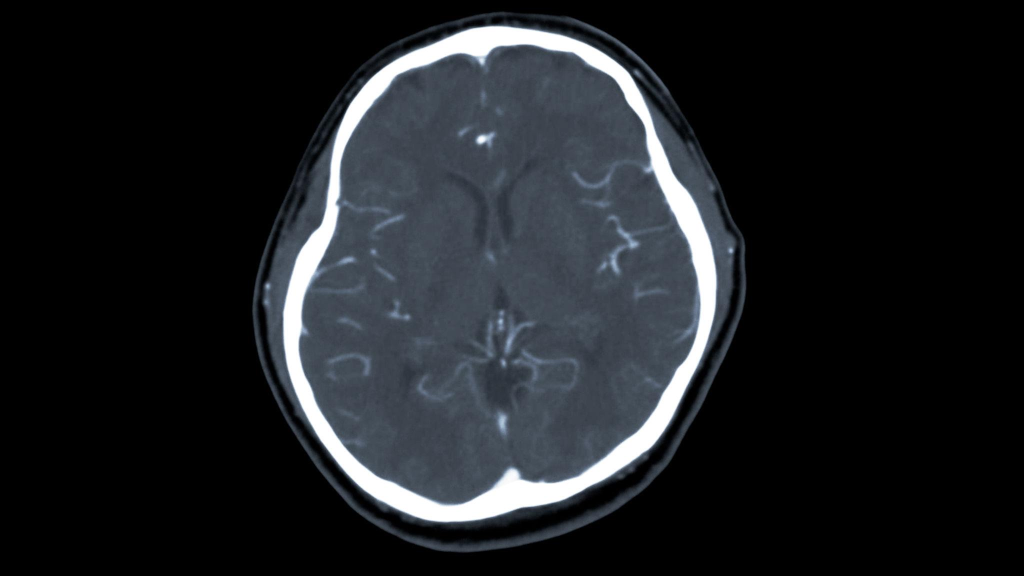
#> input picture medical_image_sorter/dataset/test/ct/1bfc84da53e827d3b9074401c3217f54eb7c55feb5b90a1e8e1d13a018c477d5.jpeg, 2048 x 1152 px (shown at 1/2 size)
$ python -i utils.py   (imports and definitions only)
#> lines starting #> are read from the running program, lines starting #| are printed output that depends on the picture
import os
import logging
import cv2

# Project root is two levels up from this file (src/utils.py → medical_image_sorter/)
_PROJECT_ROOT = os.path.dirname(os.path.dirname(os.path.abspath(__file__)))


def setup_logger(name, log_file="system.log", level=logging.INFO):
    """
    Configure a logger with file + console output.

    Security note (VULN-16 fix): The formatter intentionally omits the
    %(pathname)s and %(filename)s tokens.  Callers must NOT include raw file
    system paths or patient-identifiable filenames in log messages.
    """
    # Resolve relative log paths against the project root, not the shell CWD
    if not os.path.isabs(log_file):
        log_file = os.path.join(_PROJECT_ROOT, log_file)
    formatter = logging.Formatter(
        "%(asctime)s [%(name)s] %(levelname)s: %(message)s"
    )
    logger = logging.getLogger(name)
    logger.setLevel(level)
    logger.propagate = False
    if not logger.handlers:
        fh = logging.FileHandler(log_file)
        fh.setFormatter(formatter)
        logger.addHandler(fh)
        ch = logging.StreamHandler()
        ch.setFormatter(formatter)
        logger.addHandler(ch)
    return logger


def preprocess_image(image_path, target_size=(224, 224)):
    """Read, convert to RGB float32, and resize an image for MobileNetV2."""
#> called with target_size = (224, 224)
    logger = logging.getLogger("utils")
    try:
        img = cv2.imread(image_path)
#> img is the input picture: shape (1152, 2048, 3); mean B, G, R 34.8, 31.6, 29.1
        if img is None:
            raise ValueError("Cannot read image — file may be corrupt or unsupported.")
        if len(img.shape) == 2 or img.shape[2] == 1:
            img = cv2.cvtColor(img, cv2.COLOR_GRAY2BGR)
        img = cv2.cvtColor(img, cv2.COLOR_BGR2RGB)
        img = cv2.resize(img, target_size)
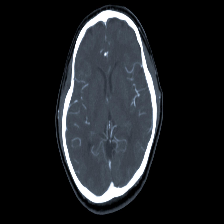
#> img: shape (224, 224, 3); mean R, G, B 29.1, 31.6, 34.8
        return img.astype("float32")
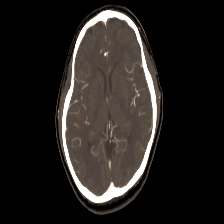
#> returned value: shape (224, 224, 3) float32; mean of channels 0, 1, 2 29.1, 31.6, 34.8; drawn as B, G, R
    except Exception as e:
        # VULN-16 FIX: log a generic message — do not include the file path
        logger.error("Image preprocessing failed: %s", type(e).__name__)
        return None

>>> result = preprocess_image('../dataset/test/ct/1bfc84da53e827d3b9074401c3217f54eb7c55feb5b90a1e8e1d13a018c477d5.jpeg')

$ run again, on medical_image_sorter/dataset/test/ct/51545e1594fe05a23fb08c63feef1ec6c1aa2fbfc4fdd63bbc1765957c7e24d6.jpeg
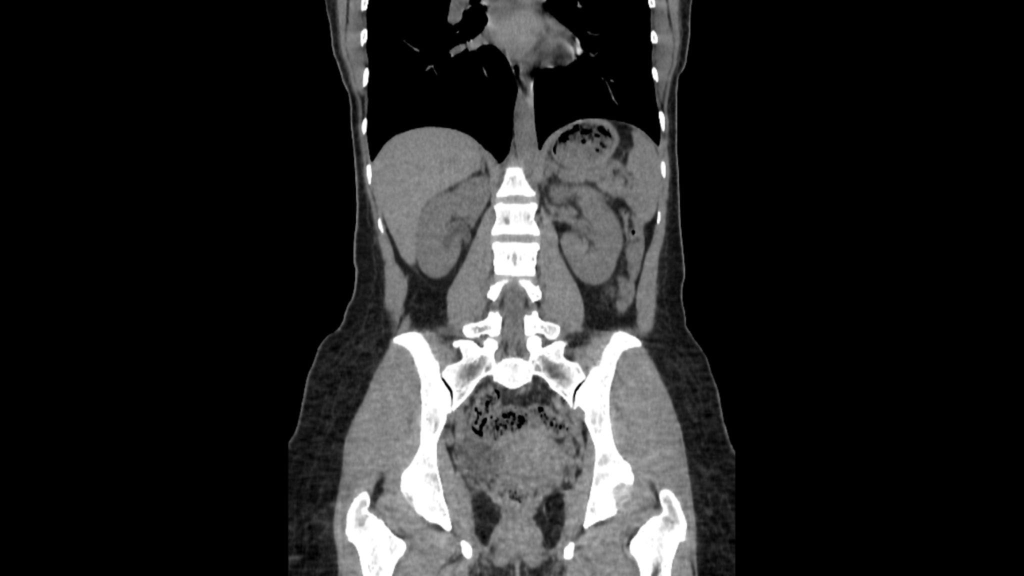
#> input picture medical_image_sorter/dataset/test/ct/51545e1594fe05a23fb08c63feef1ec6c1aa2fbfc4fdd63bbc1765957c7e24d6.jpeg, 2048 x 1152 px (shown at 1/2 size)
#> in preprocess_image, img is the input picture: shape (1152, 2048, 3); min 0, max 255, mean 36.6
#> in preprocess_image, `img = cv2.resize(img, target_size)`:
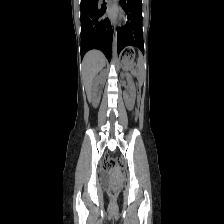
#> img: shape (224, 224, 3); min 0, max 255, mean 36.5

$ run again, on medical_image_sorter/dataset/test/ct/74e95084ef28f43d35c9311d58f59022a952f2006cc7266f9b90eff52d0ea339.jpeg
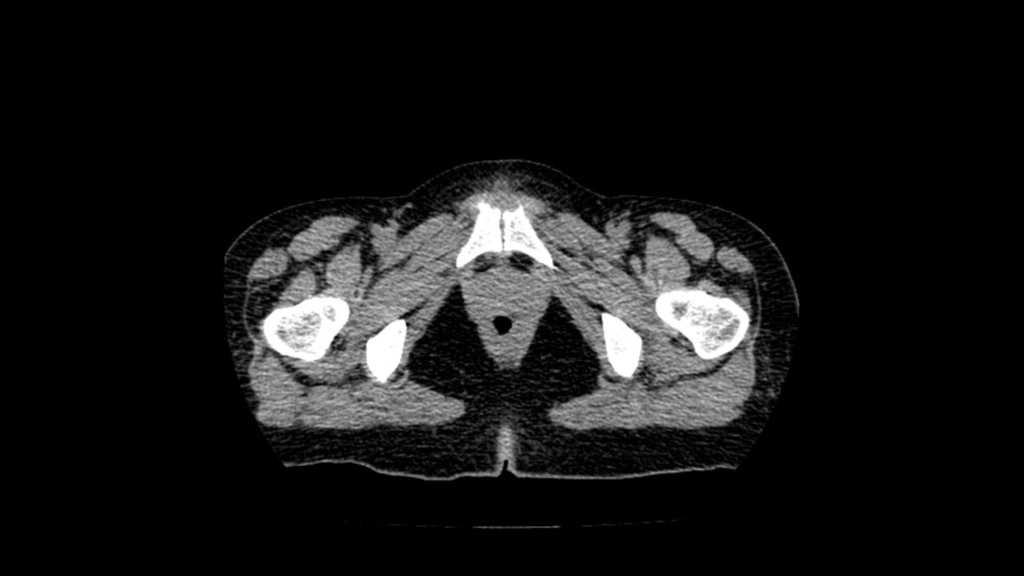
#> input picture medical_image_sorter/dataset/test/ct/74e95084ef28f43d35c9311d58f59022a952f2006cc7266f9b90eff52d0ea339.jpeg, 2048 x 1152 px (shown at 1/2 size)
#> in preprocess_image, img is the input picture: shape (1152, 2048, 3); min 0, max 255, mean 22.5
#> in preprocess_image, `img = cv2.resize(img, target_size)`:
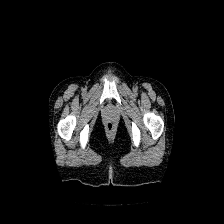
#> img: shape (224, 224, 3); min 0, max 255, mean 22.5

$ run again, on medical_image_sorter/dataset/test/ct/8ec2e2ec52e290eed2c2fe6d07027d59c0cdc890b01ac26fd229d2b23d2b42fd.jpeg
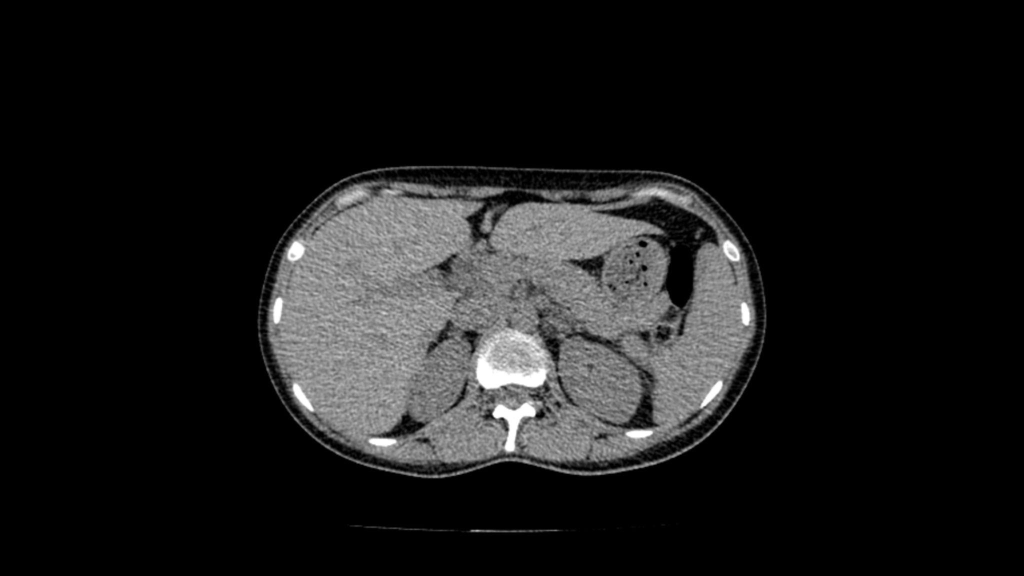
#> input picture medical_image_sorter/dataset/test/ct/8ec2e2ec52e290eed2c2fe6d07027d59c0cdc890b01ac26fd229d2b23d2b42fd.jpeg, 2048 x 1152 px (shown at 1/2 size)
#> in preprocess_image, img is the input picture: shape (1152, 2048, 3); min 0, max 255, mean 26
#> in preprocess_image, `img = cv2.resize(img, target_size)`:
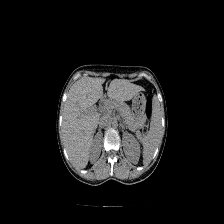
#> img: shape (224, 224, 3); min 0, max 255, mean 26
